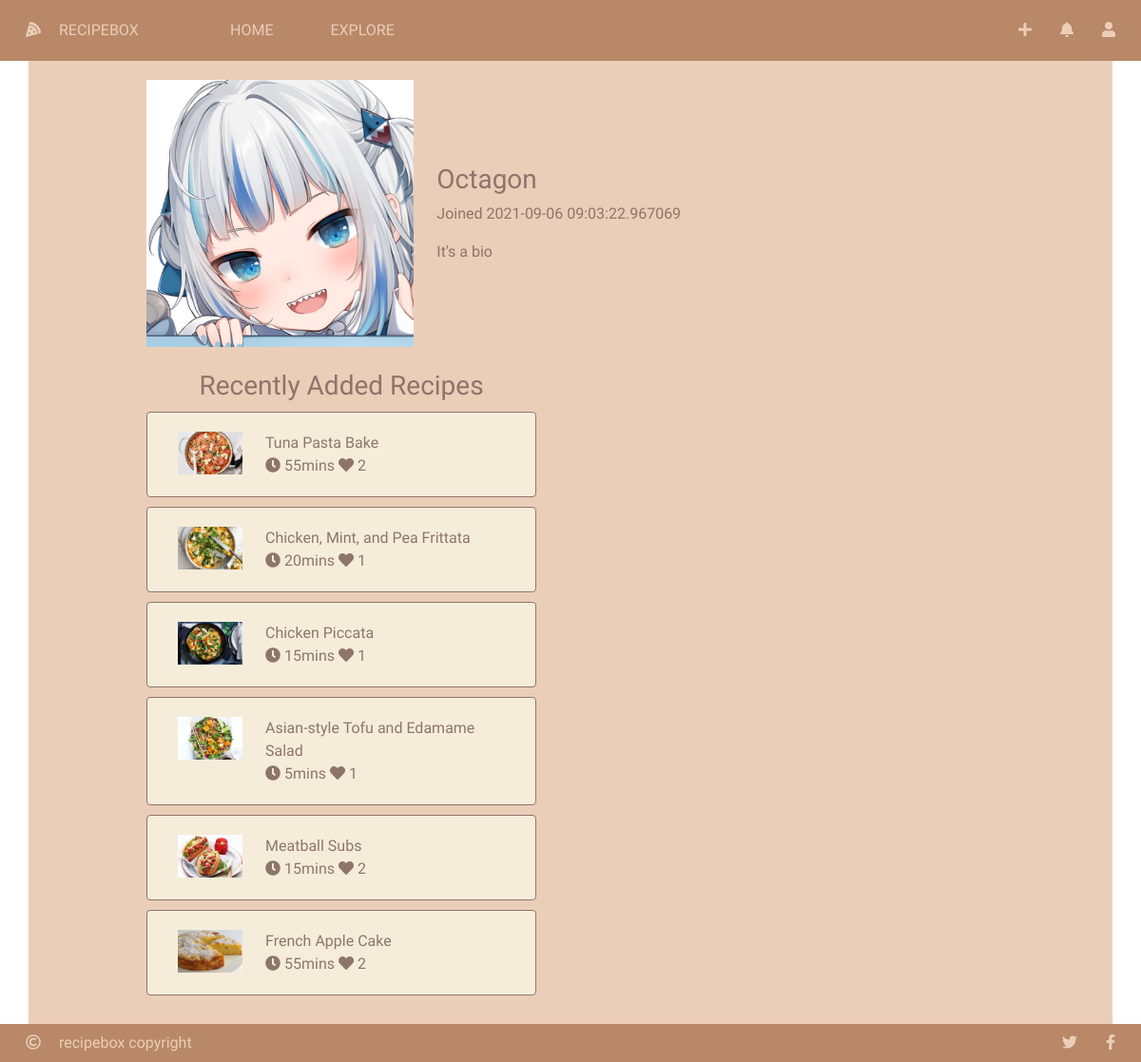
The app's page /auth/profile/1 with its own data.
### recipebox/models/auth.py (models this page shows, shortened)
class User(UserMixin, db.Model):
    __tablename__ =  "user"
    id = db.Column(db.Integer, primary_key=True)
    email = db.Column(db.String(255), unique=True, nullable=False)
    username = db.Column(db.String(255), nullable=False)
    password = db.Column(db.String(255), nullable=False)
    registered_on = db.Column(db.DateTime, nullable=False)
    admin = db.Column(db.Boolean, nullable=False, default=False)
    recipes = db.relationship('Recipe', backref="user_object", lazy=True)
    likes = db.relationship('Like', backref="user_object", lazy=True)
    ratings = db.relationship('Rating', backref="user_object", lazy=True)
    bio = db.Column(db.String(1024), nullable=True)

### recipebox/models/recipes.py (models this page shows, shortened)
class Recipe(db.Model):
    __tablename__ = "recipe"
    id = db.Column(db.Integer, primary_key=True)
    name = db.Column(db.String(30), nullable=False)
    picture = db.Column(db.String(150), nullable=False)
    cook_time = db.Column(db.Integer, nullable=False)
    date_created = db.Column(db.DateTime, nullable=False)
    ingredients = db.relationship('RecipeIngredient', backref="recipe_object", lazy=True)
    procedures = db.relationship('RecipeProcedure', backref="recipe_object", lazy=True)
    user_id = db.Column(db.Integer, db.ForeignKey('user.id'), nullable=False)
    likes = db.relationship('Like', backref="recipe_object", lazy=True)
    ratings = db.relationship('Rating', backref="recipe_object", lazy=True)
    tags = db.relationship('Tag', secondary=tags, lazy='subquery', backref=db.backref('recipes', lazy=True))

### recipebox/auth/auth.py (the view)
@auth_bp.route('/profile/<user_id>')
def profile_user(user_id):
    this_user = User.query.filter_by(id=user_id).first()
    return render_template('profile.html', user=this_user, edit=False)

### recipebox/auth/templates/profile.html (shortened to what this page needs)
{% extends "base.html" %}
{% block head %}
	{{ super() }}
	<link rel="stylesheet" type="text/css" href="{{ url_for('static', filename='css/auth/profile.css') }}"/>
{% endblock %}
{% block content %}
	<div class="container" id="profile-container">
		<div id="user-info-row" class="row">
			<div class="col-4">
				<div class="img-box">
					<img src="{{ url_for('static', filename='res/auth/' + 'goora.jpg') }}">
				</div>
			</div>
			<div class="col vertical-center">
				<h3>{{ user.username }}</h3>
				<p class="subtitle">Joined {{ user.registered_on }}</p>
				<div id="description">
					It's a bio
				</div>
			</div>
		</div>
		<br>
		<div class="row">
			<div class="col-6">
				<h3 class="center-text">Recently Added Recipes</h3>
				<div class="container">
					{% for recipe in user.recipes %}
						<a class="row recipe-entry" href="{{ url_for('recipe_bp.recipe_view', id=recipe.id) }}">
							<div class="col-3">
								<div class="img-box">
									<img src="{{ url_for('static', filename='res/recipes/' + recipe.picture) }}">
								</div>
							</div>
							<div class="col-9">
								<span>{{ recipe.name }}</span>
								<br>
								<span class="inline"><i class="fas fa-clock"></i> {{ recipe.cook_time }}mins</span>
								<span class="inline"><i class="fas fa-heart"></i> {{ recipe.likes|length }}</span>
							</div>
						</a>
					{% endfor %}
				</div>
			</div>
		</div>
	</div>
{% endblock %}

### recipebox/static/css/recipebox.css (style rules this page uses)
html { min-height: 100%; }
body { background: url("../res/background.png") no-repeat center center fixed; background-size: cover; color: #f5edda; height: 100%; font-family: "Raleway", sans-serif; }
a { text-decoration: none; color: #ebceb8; }
.vertical-center { margin-top: auto; margin-bottom: auto; }
.img-box { display: flex; justify-content: center; align-items: center; overflow: hidden; }
.img-box > img { min-width: 100%; min-height: 100%; flex-shrink: 0; }

### recipebox/static/css/auth/profile.css (style rules this page uses)
#profile-container { padding: 20px 100px; color: #8e756a; background-color: #ebceb8; height: 100%; }
#user-info-row { padding: 0px 24px; }
img { max-width: 100%; max-height: 100%; object-fit: contain; }
.center-text { text-align: center; }
.recipe-entry { padding: 20px; border: 1px solid #8e756a; border-radius: 0.25rem; margin: 10px 0px; width: 100%; background-color: #f5edda; color: #8e756a; cursor: pointer; }

### records on screen
User: username "Octagon", registered_on "2021-09-06 09:03:22.967069"
Recipe: picture (picture), name "Tuna Pasta Bake", cook_time "55", likes|length "2"
Recipe: picture (picture), name "Chicken, Mint, and Pea Frittata", cook_time "20", likes|length "1"
Recipe: picture (picture), name "Chicken Piccata", cook_time "15", likes|length "1"
Recipe: picture (picture), name "Asian-style Tofu and Edamame Salad", cook_time "5", likes|length "1"
Recipe: picture (picture), name "Meatball Subs", cook_time "15", likes|length "2"
Recipe: picture (picture), name "French Apple Cake", cook_time "55", likes|length "2"
